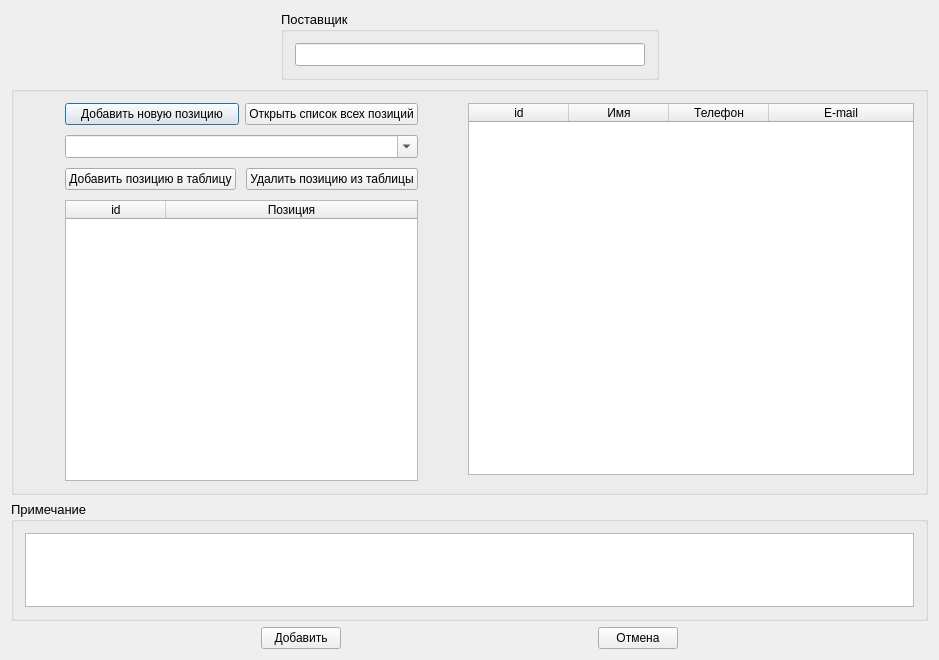
<?xml version="1.0" encoding="UTF-8"?>
<ui version="4.0">
 <class>SupplierDialog</class>
 <widget class="QDialog" name="SupplierDialog">
  <property name="geometry">
   <rect>
    <x>0</x>
    <y>0</y>
    <width>939</width>
    <height>660</height>
   </rect>
  </property>
  <property name="windowTitle">
   <string>SupplierDialog</string>
  </property>
  <layout class="QVBoxLayout" name="verticalLayout_3">
   <item>
    <layout class="QHBoxLayout" name="horizontalLayout_6">
     <item>
      <spacer name="horizontalSpacer_3">
       <property name="orientation">
        <enum>Qt::Horizontal</enum>
       </property>
       <property name="sizeHint" stdset="0">
        <size>
         <width>40</width>
         <height>20</height>
        </size>
       </property>
      </spacer>
     </item>
     <item>
      <widget class="QGroupBox" name="nameGBox">
       <property name="font">
        <font>
         <pointsize>10</pointsize>
        </font>
       </property>
       <property name="title">
        <string>Поставщик</string>
       </property>
       <layout class="QHBoxLayout" name="horizontalLayout_3">
        <item>
         <widget class="QLineEdit" name="name_lineEdit">
          <property name="minimumSize">
           <size>
            <width>350</width>
            <height>0</height>
           </size>
          </property>
          <property name="font">
           <font>
            <pointsize>10</pointsize>
           </font>
          </property>
         </widget>
        </item>
       </layout>
      </widget>
     </item>
     <item>
      <spacer name="horizontalSpacer_4">
       <property name="orientation">
        <enum>Qt::Horizontal</enum>
       </property>
       <property name="sizeHint" stdset="0">
        <size>
         <width>40</width>
         <height>20</height>
        </size>
       </property>
      </spacer>
     </item>
    </layout>
   </item>
   <item>
    <widget class="QGroupBox" name="suppDetails_GBox">
     <property name="title">
      <string/>
     </property>
     <layout class="QGridLayout" name="gridLayout">
      <property name="horizontalSpacing">
       <number>10</number>
      </property>
      <item row="0" column="0" rowspan="2">
       <layout class="QVBoxLayout" name="verticalLayout">
        <property name="spacing">
         <number>10</number>
        </property>
        <property name="sizeConstraint">
         <enum>QLayout::SetFixedSize</enum>
        </property>
        <item>
         <layout class="QHBoxLayout" name="horizontalLayout_4">
          <property name="sizeConstraint">
           <enum>QLayout::SetFixedSize</enum>
          </property>
          <item>
           <spacer name="horizontalSpacer_10">
            <property name="orientation">
             <enum>Qt::Horizontal</enum>
            </property>
            <property name="sizeType">
             <enum>QSizePolicy::Preferred</enum>
            </property>
            <property name="sizeHint" stdset="0">
             <size>
              <width>40</width>
              <height>20</height>
             </size>
            </property>
           </spacer>
          </item>
          <item>
           <widget class="QPushButton" name="addNewPosition_btn">
            <property name="sizePolicy">
             <sizepolicy hsizetype="Minimum" vsizetype="Fixed">
              <horstretch>0</horstretch>
              <verstretch>0</verstretch>
             </sizepolicy>
            </property>
            <property name="text">
             <string>Добавить новую позицию</string>
            </property>
           </widget>
          </item>
          <item>
           <widget class="QPushButton" name="openPositionsForm_btn">
            <property name="sizePolicy">
             <sizepolicy hsizetype="Minimum" vsizetype="Fixed">
              <horstretch>0</horstretch>
              <verstretch>0</verstretch>
             </sizepolicy>
            </property>
            <property name="text">
             <string>Открыть список всех позиций</string>
            </property>
           </widget>
          </item>
          <item>
           <spacer name="horizontalSpacer_11">
            <property name="orientation">
             <enum>Qt::Horizontal</enum>
            </property>
            <property name="sizeType">
             <enum>QSizePolicy::Preferred</enum>
            </property>
            <property name="sizeHint" stdset="0">
             <size>
              <width>40</width>
              <height>20</height>
             </size>
            </property>
           </spacer>
          </item>
         </layout>
        </item>
        <item>
         <layout class="QHBoxLayout" name="horizontalLayout_7">
          <item>
           <spacer name="horizontalSpacer_12">
            <property name="orientation">
             <enum>Qt::Horizontal</enum>
            </property>
            <property name="sizeType">
             <enum>QSizePolicy::Preferred</enum>
            </property>
            <property name="sizeHint" stdset="0">
             <size>
              <width>40</width>
              <height>20</height>
             </size>
            </property>
           </spacer>
          </item>
          <item>
           <widget class="QComboBox" name="positionsCBox">
            <property name="sizePolicy">
             <sizepolicy hsizetype="Preferred" vsizetype="Fixed">
              <horstretch>0</horstretch>
              <verstretch>0</verstretch>
             </sizepolicy>
            </property>
            <property name="font">
             <font>
              <pointsize>10</pointsize>
             </font>
            </property>
            <property name="toolTip">
             <string>&lt;html&gt;&lt;head/&gt;&lt;body&gt;&lt;p&gt;Введите позицию. &lt;/p&gt;&lt;p&gt;Если позиция отсутствует, нажмите &amp;quot;Добавить новую позицию&amp;quot;&lt;/p&gt;&lt;/body&gt;&lt;/html&gt;</string>
            </property>
            <property name="editable">
             <bool>true</bool>
            </property>
           </widget>
          </item>
          <item>
           <spacer name="horizontalSpacer_13">
            <property name="orientation">
             <enum>Qt::Horizontal</enum>
            </property>
            <property name="sizeType">
             <enum>QSizePolicy::Preferred</enum>
            </property>
            <property name="sizeHint" stdset="0">
             <size>
              <width>40</width>
              <height>20</height>
             </size>
            </property>
           </spacer>
          </item>
         </layout>
        </item>
        <item>
         <layout class="QHBoxLayout" name="horizontalLayout_5">
          <property name="spacing">
           <number>10</number>
          </property>
          <property name="sizeConstraint">
           <enum>QLayout::SetFixedSize</enum>
          </property>
          <item>
           <spacer name="horizontalSpacer">
            <property name="sizePolicy">
             <sizepolicy hsizetype="Preferred" vsizetype="Minimum">
              <horstretch>0</horstretch>
              <verstretch>0</verstretch>
             </sizepolicy>
            </property>
            <property name="orientation">
             <enum>Qt::Horizontal</enum>
            </property>
            <property name="sizeType">
             <enum>QSizePolicy::Preferred</enum>
            </property>
            <property name="sizeHint" stdset="0">
             <size>
              <width>40</width>
              <height>20</height>
             </size>
            </property>
           </spacer>
          </item>
          <item>
           <widget class="QPushButton" name="addPosition_btn">
            <property name="sizePolicy">
             <sizepolicy hsizetype="Minimum" vsizetype="Fixed">
              <horstretch>0</horstretch>
              <verstretch>0</verstretch>
             </sizepolicy>
            </property>
            <property name="text">
             <string>Добавить позицию в таблицу</string>
            </property>
           </widget>
          </item>
          <item>
           <widget class="QPushButton" name="removePosition_btn">
            <property name="sizePolicy">
             <sizepolicy hsizetype="Minimum" vsizetype="Fixed">
              <horstretch>0</horstretch>
              <verstretch>0</verstretch>
             </sizepolicy>
            </property>
            <property name="text">
             <string>Удалить позицию из таблицы</string>
            </property>
           </widget>
          </item>
          <item>
           <spacer name="horizontalSpacer_2">
            <property name="sizePolicy">
             <sizepolicy hsizetype="Fixed" vsizetype="Minimum">
              <horstretch>0</horstretch>
              <verstretch>0</verstretch>
             </sizepolicy>
            </property>
            <property name="orientation">
             <enum>Qt::Horizontal</enum>
            </property>
            <property name="sizeType">
             <enum>QSizePolicy::Fixed</enum>
            </property>
            <property name="sizeHint" stdset="0">
             <size>
              <width>40</width>
              <height>20</height>
             </size>
            </property>
           </spacer>
          </item>
         </layout>
        </item>
        <item>
         <layout class="QHBoxLayout" name="horizontalLayout_2">
          <item>
           <spacer name="horizontalSpacer_8">
            <property name="orientation">
             <enum>Qt::Horizontal</enum>
            </property>
            <property name="sizeType">
             <enum>QSizePolicy::Preferred</enum>
            </property>
            <property name="sizeHint" stdset="0">
             <size>
              <width>40</width>
              <height>20</height>
             </size>
            </property>
           </spacer>
          </item>
          <item>
           <widget class="QTableWidget" name="positionsTable">
            <property name="sizePolicy">
             <sizepolicy hsizetype="Preferred" vsizetype="Expanding">
              <horstretch>0</horstretch>
              <verstretch>0</verstretch>
             </sizepolicy>
            </property>
            <property name="minimumSize">
             <size>
              <width>350</width>
              <height>0</height>
             </size>
            </property>
            <property name="editTriggers">
             <set>QAbstractItemView::NoEditTriggers</set>
            </property>
            <property name="alternatingRowColors">
             <bool>true</bool>
            </property>
            <property name="selectionMode">
             <enum>QAbstractItemView::SingleSelection</enum>
            </property>
            <property name="selectionBehavior">
             <enum>QAbstractItemView::SelectRows</enum>
            </property>
            <property name="verticalScrollMode">
             <enum>QAbstractItemView::ScrollPerPixel</enum>
            </property>
            <property name="horizontalScrollMode">
             <enum>QAbstractItemView::ScrollPerPixel</enum>
            </property>
            <property name="gridStyle">
             <enum>Qt::SolidLine</enum>
            </property>
            <attribute name="horizontalHeaderStretchLastSection">
             <bool>true</bool>
            </attribute>
            <column>
             <property name="text">
              <string>id</string>
             </property>
            </column>
            <column>
             <property name="text">
              <string>Позиция</string>
             </property>
            </column>
           </widget>
          </item>
          <item>
           <spacer name="horizontalSpacer_9">
            <property name="orientation">
             <enum>Qt::Horizontal</enum>
            </property>
            <property name="sizeType">
             <enum>QSizePolicy::Preferred</enum>
            </property>
            <property name="sizeHint" stdset="0">
             <size>
              <width>40</width>
              <height>20</height>
             </size>
            </property>
           </spacer>
          </item>
         </layout>
        </item>
       </layout>
      </item>
      <item row="0" column="1">
       <widget class="QTableWidget" name="contactsTable">
        <property name="sizePolicy">
         <sizepolicy hsizetype="Expanding" vsizetype="Expanding">
          <horstretch>0</horstretch>
          <verstretch>0</verstretch>
         </sizepolicy>
        </property>
        <property name="contextMenuPolicy">
         <enum>Qt::CustomContextMenu</enum>
        </property>
        <property name="editTriggers">
         <set>QAbstractItemView::NoEditTriggers</set>
        </property>
        <property name="alternatingRowColors">
         <bool>true</bool>
        </property>
        <property name="selectionMode">
         <enum>QAbstractItemView::SingleSelection</enum>
        </property>
        <property name="selectionBehavior">
         <enum>QAbstractItemView::SelectRows</enum>
        </property>
        <property name="verticalScrollMode">
         <enum>QAbstractItemView::ScrollPerPixel</enum>
        </property>
        <property name="horizontalScrollMode">
         <enum>QAbstractItemView::ScrollPerPixel</enum>
        </property>
        <property name="gridStyle">
         <enum>Qt::SolidLine</enum>
        </property>
        <attribute name="horizontalHeaderStretchLastSection">
         <bool>true</bool>
        </attribute>
        <column>
         <property name="text">
          <string>id</string>
         </property>
        </column>
        <column>
         <property name="text">
          <string>Имя</string>
         </property>
        </column>
        <column>
         <property name="text">
          <string>Телефон</string>
         </property>
        </column>
        <column>
         <property name="text">
          <string>E-mail</string>
         </property>
        </column>
       </widget>
      </item>
     </layout>
    </widget>
   </item>
   <item>
    <widget class="QGroupBox" name="remarkGBox">
     <property name="maximumSize">
      <size>
       <width>16777215</width>
       <height>120</height>
      </size>
     </property>
     <property name="font">
      <font>
       <pointsize>10</pointsize>
      </font>
     </property>
     <property name="title">
      <string>Примечание</string>
     </property>
     <layout class="QVBoxLayout" name="verticalLayout_2">
      <item>
       <widget class="QTextEdit" name="remarkTextEdit">
        <property name="maximumSize">
         <size>
          <width>16777215</width>
          <height>80</height>
         </size>
        </property>
       </widget>
      </item>
     </layout>
    </widget>
   </item>
   <item>
    <layout class="QHBoxLayout" name="horizontalLayout">
     <item>
      <spacer name="horizontalSpacer_6">
       <property name="orientation">
        <enum>Qt::Horizontal</enum>
       </property>
       <property name="sizeHint" stdset="0">
        <size>
         <width>40</width>
         <height>20</height>
        </size>
       </property>
      </spacer>
     </item>
     <item>
      <widget class="QPushButton" name="addOrSave_btn">
       <property name="text">
        <string>Добавить</string>
       </property>
      </widget>
     </item>
     <item>
      <spacer name="horizontalSpacer_5">
       <property name="orientation">
        <enum>Qt::Horizontal</enum>
       </property>
       <property name="sizeHint" stdset="0">
        <size>
         <width>40</width>
         <height>20</height>
        </size>
       </property>
      </spacer>
     </item>
     <item>
      <widget class="QPushButton" name="cancel_btn">
       <property name="text">
        <string>Отмена</string>
       </property>
      </widget>
     </item>
     <item>
      <spacer name="horizontalSpacer_7">
       <property name="orientation">
        <enum>Qt::Horizontal</enum>
       </property>
       <property name="sizeHint" stdset="0">
        <size>
         <width>40</width>
         <height>20</height>
        </size>
       </property>
      </spacer>
     </item>
    </layout>
   </item>
  </layout>
 </widget>
 <layoutdefault spacing="6" margin="11"/>
 <resources/>
 <connections>
  <connection>
   <sender>addPosition_btn</sender>
   <signal>clicked()</signal>
   <receiver>SupplierDialog</receiver>
   <slot>addPositionToTableSlot()</slot>
   <hints>
    <hint type="sourcelabel">
     <x>176</x>
     <y>178</y>
    </hint>
    <hint type="destinationlabel">
     <x>264</x>
     <y>174</y>
    </hint>
   </hints>
  </connection>
  <connection>
   <sender>openPositionsForm_btn</sender>
   <signal>clicked()</signal>
   <receiver>SupplierDialog</receiver>
   <slot>openPositionsFormSlot()</slot>
   <hints>
    <hint type="sourcelabel">
     <x>370</x>
     <y>106</y>
    </hint>
    <hint type="destinationlabel">
     <x>275</x>
     <y>113</y>
    </hint>
   </hints>
  </connection>
  <connection>
   <sender>addOrSave_btn</sender>
   <signal>clicked()</signal>
   <receiver>SupplierDialog</receiver>
   <slot>acceptSlot()</slot>
   <hints>
    <hint type="sourcelabel">
     <x>92</x>
     <y>591</y>
    </hint>
    <hint type="destinationlabel">
     <x>162</x>
     <y>623</y>
    </hint>
   </hints>
  </connection>
  <connection>
   <sender>cancel_btn</sender>
   <signal>clicked()</signal>
   <receiver>SupplierDialog</receiver>
   <slot>reject()</slot>
   <hints>
    <hint type="sourcelabel">
     <x>267</x>
     <y>585</y>
    </hint>
    <hint type="destinationlabel">
     <x>367</x>
     <y>566</y>
    </hint>
   </hints>
  </connection>
  <connection>
   <sender>addNewPosition_btn</sender>
   <signal>clicked()</signal>
   <receiver>SupplierDialog</receiver>
   <slot>addNewPositionSlot()</slot>
   <hints>
    <hint type="sourcelabel">
     <x>85</x>
     <y>111</y>
    </hint>
    <hint type="destinationlabel">
     <x>45</x>
     <y>71</y>
    </hint>
   </hints>
  </connection>
  <connection>
   <sender>removePosition_btn</sender>
   <signal>clicked()</signal>
   <receiver>SupplierDialog</receiver>
   <slot>removePositionFromTableSlot()</slot>
   <hints>
    <hint type="sourcelabel">
     <x>391</x>
     <y>181</y>
    </hint>
    <hint type="destinationlabel">
     <x>543</x>
     <y>47</y>
    </hint>
   </hints>
  </connection>
 </connections>
 <slots>
  <slot>addPositionToTableSlot()</slot>
  <slot>openPositionsFormSlot()</slot>
  <slot>acceptSlot()</slot>
  <slot>addNewPositionSlot()</slot>
  <slot>removePositionFromTableSlot()</slot>
 </slots>
</ui>
